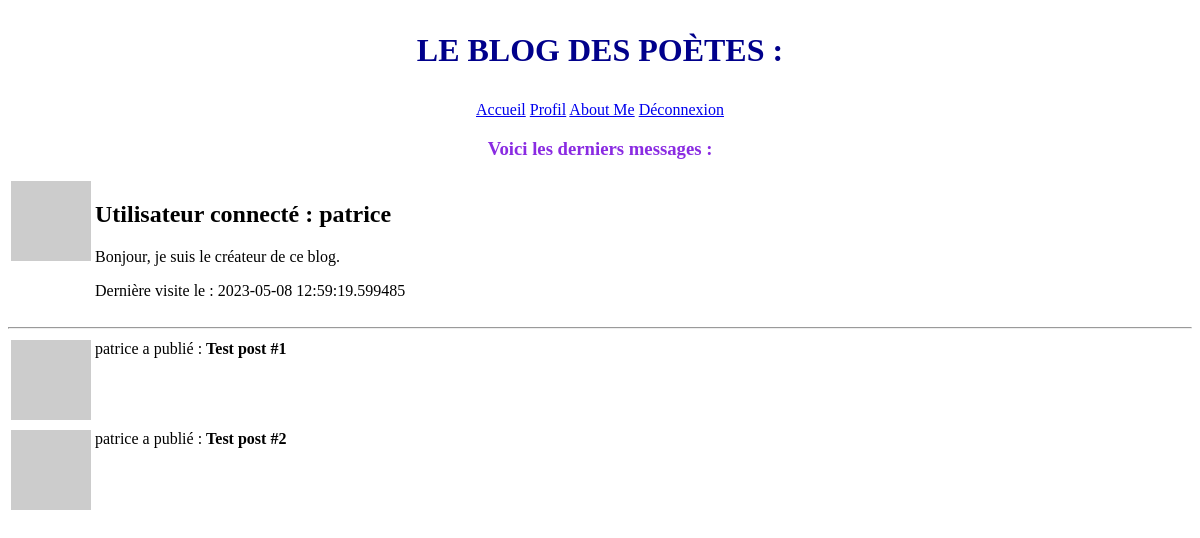
The page /user/patrice (signed in) on the database as committed earlier.
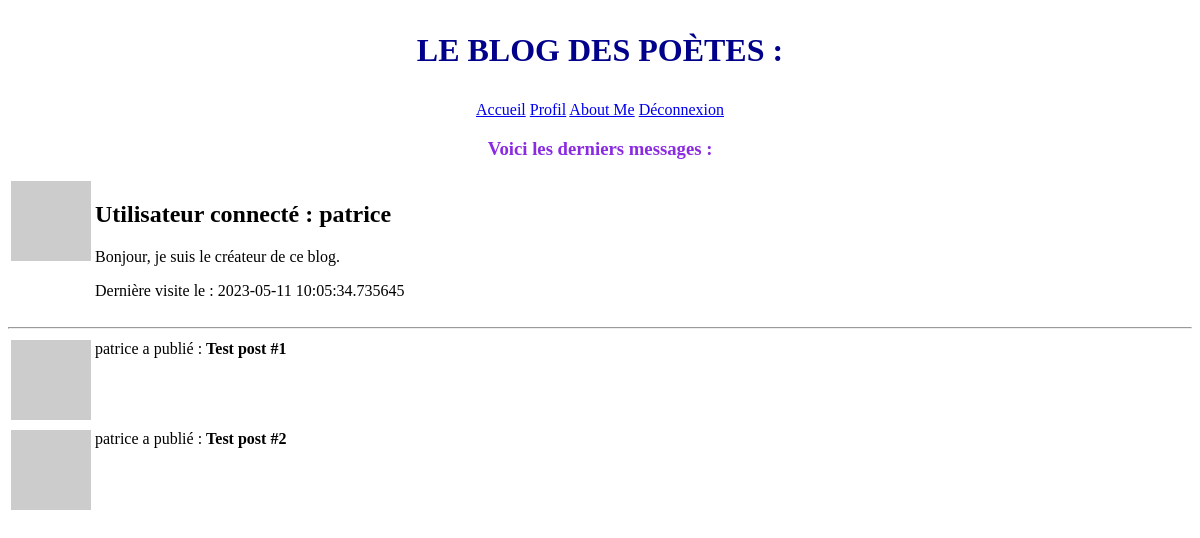
The same page on the database as committed later.
### app/models.py (models this page shows, shortened)
class User(UserMixin, db.Model):
    id = db.Column(db.Integer, primary_key=True)
    username = db.Column(db.String(64), index=True, unique=True)
    email = db.Column(db.String(128), index=True, unique=True)
    password_hash = db.Column(db.String(128))
    posts = db.relationship('Post', backref='author', lazy='dynamic')
    about_me = db.Column(db.String(140))
    last_seen = db.Column(db.DateTime, default=datetime.utcnow)
    def avatar(self, size):
        digest = md5(self.email.lower().encode('utf-8')).hexdigest()
        return 'https://www.gravatar.com/avatar/{}?d=identicon&s={}'.format(digest, size)

### app/routes.py (the view)
@app.route('/user/<username>', methods=['GET', 'POST'])
@login_required
def user(username):
    user = User.query.filter_by(username=username).first_or_404()
    posts = [
        {'author': user, 'body': 'Test post #1'},
        {'author': user, 'body': 'Test post #2'}
    ]
    return render_template('user.html', user=user, posts=posts)

### app/models.py (called while the page is built)
@login.user_loader
def load_user(id):
    return User.query.get(int(id))

### app/routes.py (called while the page is built)
@app.before_request
def before_request():
    if current_user.is_authenticated:
        current_user.last_seen = datetime.utcnow()
        db.session.commit()

### app/templates/user.html (shortened to what this page needs)
{% extends "base.html" %}
{% block content %}
    <table>
        <tr valign="top">
            <td>
                <img src="{{ user.avatar(128) }}" alt=""></td>
            <td>
                <h1>Utilisateur connecté : {{ user.username }}</h1>
                {% if user.about_me %}
                    <p>{{ user.about_me }}</p>
                {% endif %}
                {% if user.last_seen %}
                    <p>Dernière visite le : {{ user.last_seen }}</p>
                {% endif %}
            </td>
        </tr>
    </table>
    <hr>
    {% for post in posts %}
        {% include "_post.html" %}
    {% endfor %}
{% endblock %}

### app/templates/base.html (shortened to what this page needs)
<!DOCTYPE html>
<html lang="fr">
<head>
</head>
<body>
    <section>
        <nav><h1 style="color: darkblue; text-transform: uppercase; text-align: center;font-size: xx-large;">Le blog des poètes : </h1></p>
        <p style="text-align: center;">
            <a href="{{ url_for('index') }}">Accueil</a>
            {% if current_user.is_anonymous %}
            <a href="{{ url_for('login') }}">Connexion</a>
            {% else %}
            <a href="{{ url_for('user', username=current_user.username) }}">Profil</a>
            <a href="{{ url_for('edit_profile', username=current_user.username) }}"> About Me</a>
            <a href="{{ url_for('logout') }}">Déconnexion</a>
            {% endif %}
        </p>
        </nav>
        {% with messages = get_flashed_messages() %}
        <h3 style="color: blueviolet; text-align: center;">Voici les derniers messages : </h3>
        {% endwith %}
        {% block content %}{% endblock %}
    </section>
</body>
</html>

### app/templates/_post.html
<table>
    <tr valign="top">
        <td><img src="{{ post.author.avatar(36) }}" alt=""></td>
        <td>{{ post.author.username }} a publié : <b>{{ post.body }}</b></td>
    </tr>
</table>

Rows that differ between the two databases and show on the page:
changed User "patrice": last_seen "2023-05-08 12:59:19.599485" → "2023-05-11 10:05:34.735645"
